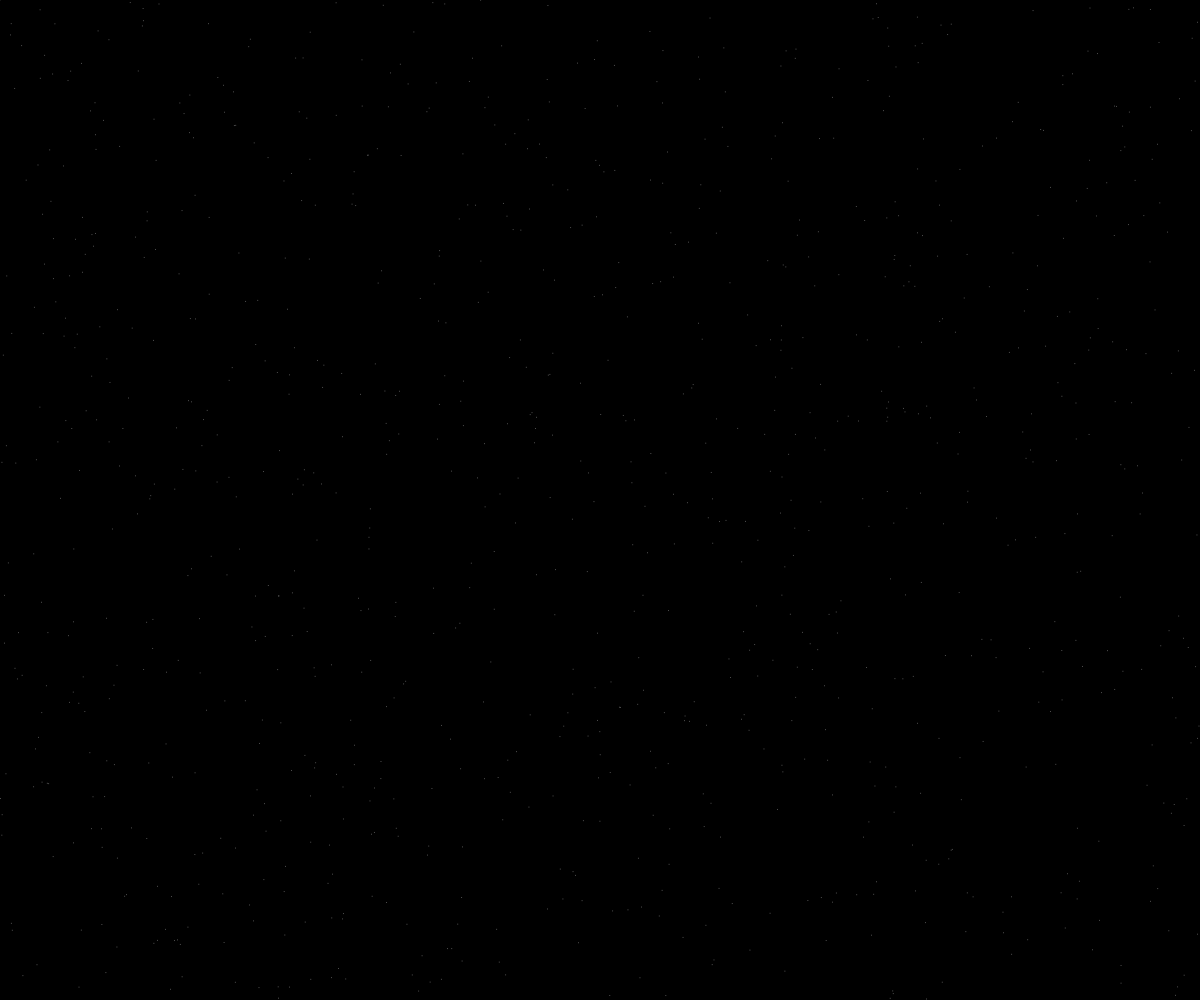
Frame 1 (no input)
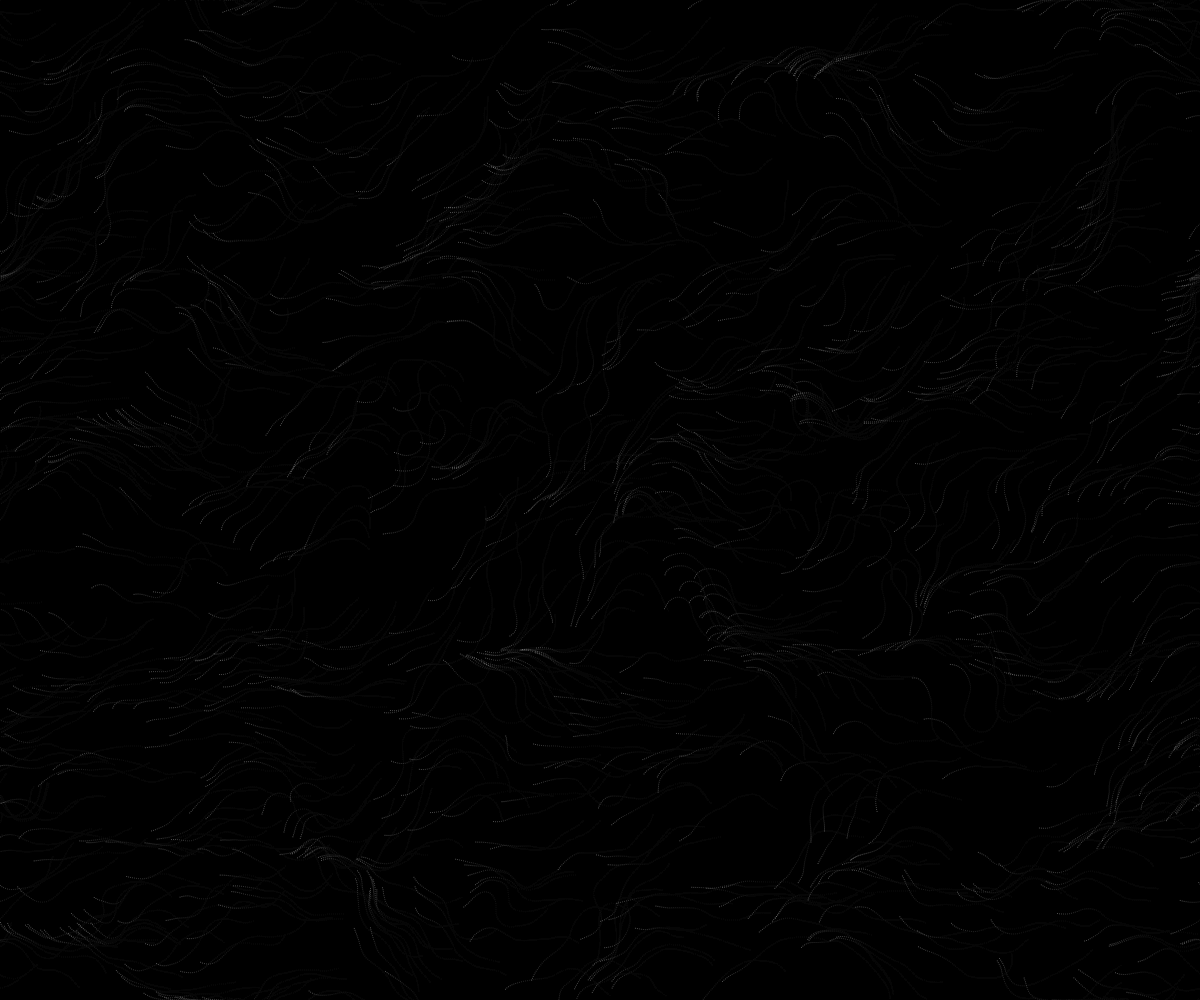
Frame 60 (no input)
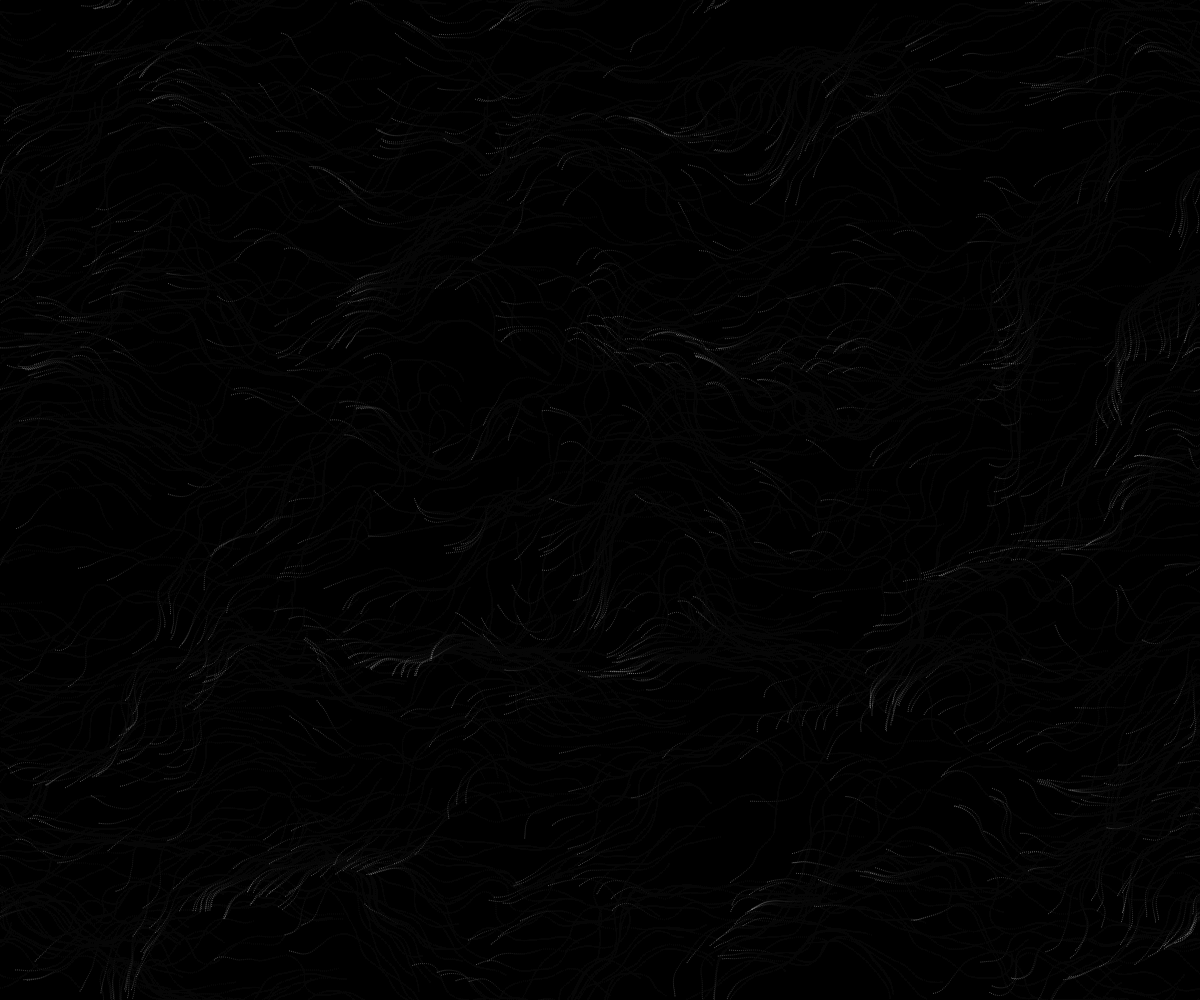
Frame 120 (the mouse pressed at the canvas centre since frame 60)

The p5.js sketch that drew these frames (run headless with seeded random() and noise() and a simulated clock; from frame 60 on, the mouse is pressed at the canvas centre):

// p5.js sketch
// ── sketch.js
let inc = 0.1
let scl = 10
let cols, rows
let zoff = 0

let particles = []
let flowFields

function setup() {
  createCanvas(windowWidth, windowHeight)
  background(0)

  cols = floor(width / scl)
  rows = floor(height / scl)

  for (let i = 0; i < 1000; i++) {
    particles.push(new Particle())
  }

  flowFields = new Array(cols * rows)
}

function draw() {
  background(0, 20)

  let yoff = 0
  for (let y = 0; y < rows; y++) {
    let xoff = 0

    for (let x = 0; x < cols; x++) {
      let index = x + y * cols
      let angle = noise(xoff, yoff, zoff) * TWO_PI
      let v = p5.Vector.fromAngle(angle)
      v.setMag(1)

      flowFields[index] = v
      xoff += inc

      // stroke(0, 100)
      // strokeWeight(1)
      // push()
      // translate(x * scl, y * scl)
      // rotate(v.heading())
      // line(0, 0, scl, 0)
      // pop()
    }

    yoff += inc
    zoff += 0.0003
  }

  for (let p of particles) {
    p.follow(flowFields)
    p.update()
    p.edges()
    p.show()
  }
}
// ── particle.js
class Particle {
  constructor () {
    this.pos = createVector(random(width), random(height))
    this.vel = createVector(0, 0)
    this.acc = createVector(0, 0)
    this.maxSpeed = 2
    this.prevPos = this.pos.copy()
  }
  
  update () {
    this.vel.add(this.acc)
    this.vel.limit(this.maxSpeed)
    this.pos.add(this.vel)
    this.acc.mult(0)
  }
  
  updatePrev () {
    this.prevPos.x = this.pos.x
    this.prevPos.y = this.pos.y
  }

  edges () {
    if (this.pos.x > width) this.pos.x = 0
    if (this.pos.x < 0) this.pos.x = width
    if (this.pos.y > height) this.pos.y = 0
    if (this.pos.y < 0) this.pos.y = height
    this.updatePrev()
  }

  applyForce (force) {
    this.acc.add(force)
  }
  
  follow (vectors) {
    let x = floor(this.pos.x / scl)
    let y = floor(this.pos.y / scl)
    let index = x + y * cols
    let force = vectors[index]
    this.applyForce(force)
  }

  show () {
    stroke(255, 100)
    // point(this.pos.x, this.pos.y)
    line(this.pos.x, this.pos.y, this.prevPos.x, this.prevPos.y)
    this.updatePrev()
  }

}
